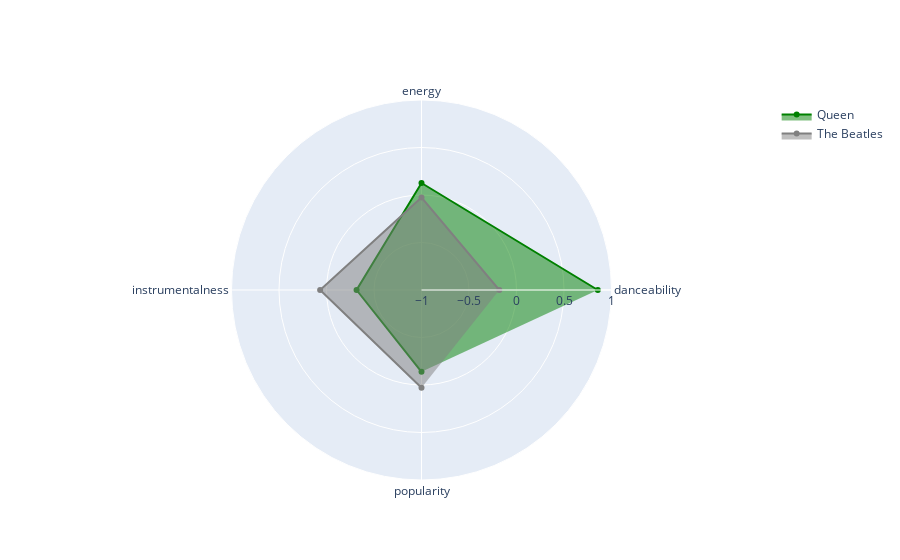

Here is the notebook cell this chart was saved with:
### Markdown cell above
### Gráfico Radar

### Code cell
padroniza_variavel(dados_aux,'acousticness')
padroniza_variavel(dados_aux,'danceability')
padroniza_variavel(dados_aux,'energy')
padroniza_variavel(dados_aux,'instrumentalness')
padroniza_variavel(dados_aux,'liveness')
padroniza_variavel(dados_aux,'loudness')
padroniza_variavel(dados_aux,'speechiness')
padroniza_variavel(dados_aux,'tempo')
padroniza_variavel(dados_aux,'valence')
padroniza_variavel(dados_aux,'popularity')


aux=dados_aux.groupby("artist",as_index=False).agg({'std_danceability':np.mean,
 'std_energy':np.mean,
 'std_instrumentalness':np.mean,
 'std_popularity':np.mean})

v1=np.asarray(aux[aux["artist"]==artista1].iloc[0,1:])
v1=np.concatenate((v1,[v1[0]]))
v2=np.asarray(aux[aux["artist"]==artista2].iloc[0,1:])
v2=np.concatenate((v2,[v2[0]]))

variaveis=["danceability","energy","instrumentalness","popularity"]
fig = go.Figure()

fig.add_trace(go.Scatterpolar(
      r=v1,
      theta=variaveis,
      fill='toself',
      name=artista1,
    line =  dict(
            color = 'green'
        )
    
))
fig.add_trace(go.Scatterpolar(
      r=v2,
      theta=variaveis,
      fill='toself',
      name=artista2,
        line =  dict(
            color = 'gray'
        )
))

fig.update_layout(
  polar=dict(
    radialaxis=dict(
      visible=True,
      range=[-1, 1]
    )),
  showlegend=True
)

fig.show()

### Figure 1 — Plotly figure (JSON) as saved in the notebook; plotly's stock layout.template omitted (floating-point values rounded to 4 significant figures)
{"data": [{"fill": "toself", "line": {"color": "green"}, "name": "Queen", "r": [0.8557, 0.1261, -0.3164, -0.1386, 0.8557], "theta": ["danceability", "energy", "instrumentalness", "popularity"], "type": "scatterpolar"}, {"fill": "toself", "line": {"color": "gray"}, "name": "The Beatles", "r": [-0.1812, -0.02671, 0.06701, 0.02936, -0.1812], "theta": ["danceability", "energy", "instrumentalness", "popularity"], "type": "scatterpolar"}], "layout": {"polar": {"radialaxis": {"range": [-1, 1], "visible": true}}, "showlegend": true}}
